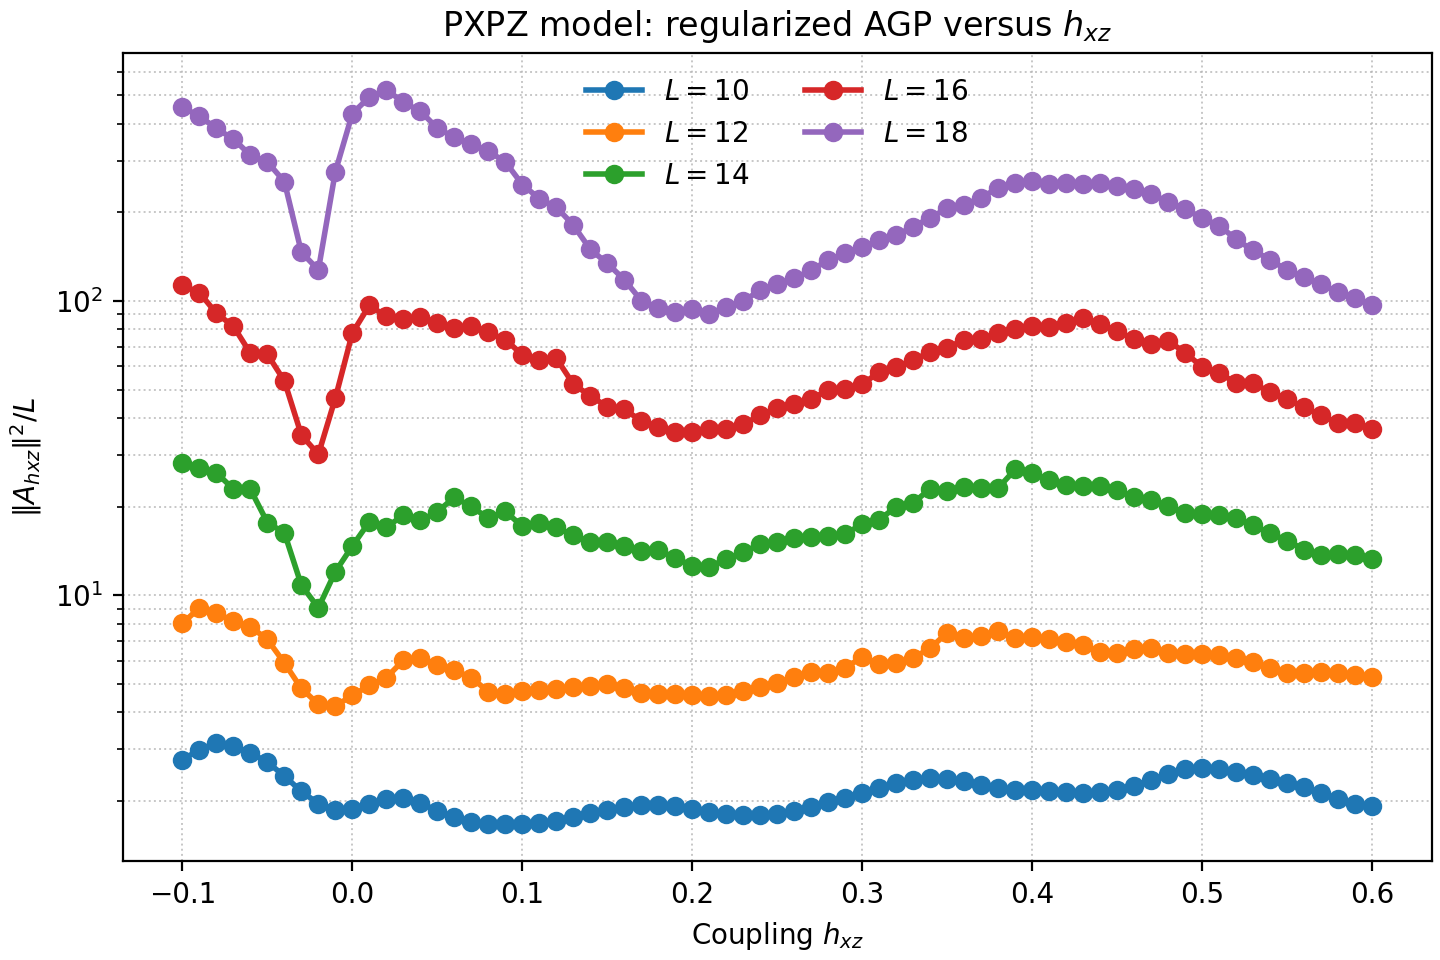

The script that saved this image:
"""Compute and plot AGP norm for the PXPZ model.

The script uses the PXP_infra infrastructure for exact diagonalization of the
PXPZ Hamiltonian and computes the regularized AGP norm with respect to hxz.
It can plot either AGP versus hxz for several fixed system sizes L, or the
previous system-size scaling curve at fixed hxz.

size sweep: python pxp_agp_scaling.py --mode size --l-values 10 12 --hxz-fixed 0.0
hxz series: python pxp_agp_scaling.py --mode hxz --l-values 10 12 --hxz-min 0.0 --hxz-max 0.1 --hxz-count 3
"""

from __future__ import annotations

import argparse
import sys
from pathlib import Path
from typing import Iterable

import matplotlib.pyplot as plt
import numpy as np
from quspin.operators import hamiltonian

# Add PXP_infra to path
sys.path.insert(0, str(Path(__file__).parent / "PXP_infra"))

from diag import GetBasis, GetHam
import os
import json
import hashlib


def regularized_agp_norm_pxp(
    h_base: np.ndarray,
    dh_dhxz: np.ndarray,
    mu: float,
) -> float:
    """Compute regularized AGP norm for hxz coupling.

    The AGP is computed as the norm of the response to changing hxz:
        ||A_hxz||^2 = (1/D) sum_{n != m} |<n|dH/dhxz|m>|^2 * w_nm^2 / (w_nm^2 + mu^2)^2

    Parameters:
        h_base: The Hamiltonian matrix (at hxz=0 or the base point)
        dh_dhxz: The operator representing dH/dhxz
        mu: Regularization cutoff parameter
    """

    # Diagonalize the base Hamiltonian
    evals, evecs = np.linalg.eigh(h_base)
    dh_eig = evecs.conj().T @ dh_dhxz @ evecs

    # Compute the weighted sum (regularized AGP formula)
    omega = evals[:, None] - evals[None, :]
    weight = (omega * omega) / (omega * omega + mu * mu) ** 2
    np.fill_diagonal(weight, 0.0)

    norm = np.sum(np.abs(dh_eig) ** 2 * weight) / h_base.shape[0]
    return float(np.real_if_close(norm))


def typical_susceptibility_pxp(
    h_base: np.ndarray,
    dh_dhxz: np.ndarray
) -> float:
    """Compute the typical susceptibility over eigenstates.

    chi_n = sum_{m != n} |<n|dH/dhxz|m>|^2 / (E_n - E_m)^2
    chi_typ = exp(average(log(chi_n)))
    """

    evals, evecs = np.linalg.eigh(h_base)
    dh_eig = evecs.conj().T @ dh_dhxz @ evecs

    omega = evals[:, None] - evals[None, :]
    with np.errstate(divide="ignore", invalid="ignore"):
        chi_matrix = np.abs(dh_eig) ** 2 / (omega * omega)
    np.fill_diagonal(chi_matrix, 0.0)

    chi_n = np.sum(chi_matrix, axis=1)
    chi_n = np.asarray(chi_n, dtype=float)
    chi_n = chi_n[np.isfinite(chi_n) & (chi_n > 0.0)]
    if chi_n.size == 0:
        return float("nan")

    return float(np.exp(np.mean(np.log(chi_n))))


def compute_pxp_agp_series(
    l_values: Iterable[int],
    hxz_values: Iterable[float],
    symmetry: tuple = (False, False),
    boundary: str = "OBC",
) -> dict[int, list[tuple[float, float]]]:
    """Compute AGP norm versus hxz for several fixed system sizes.

    The AGP is computed with respect to the hxz parameter. Since the ZX and XZ
    terms in the Hamiltonian are proportional to hxz, dH/dhxz is simply the sum
    of those two operators with unit coefficient.

    Returns a mapping L -> list[(hxz, ||A_hxz||^2 / L)].
    """

    results: dict[int, list[tuple[float, float]]] = {l: [] for l in l_values}

    for l in l_values:
        gen_dict = dict(N=l, hxz=0.0, sym=symmetry, model="PXPZ", bound=boundary)
        basis = GetBasis(gen_dict)
        basis_dim = basis.Ns

        # Construct dH/dhxz operator (the ZX and XZ terms with coefficient 1.0)
        isPBC = 1 if boundary == "PBC" else 0
        if isPBC:
            zx_list = [[1.0, i, (i + 2) % l] for i in range(l)]
            xz_list = [[1.0, (i - 2) % l, i] for i in range(l)]
        else:
            zx_list = [[1.0, i - 2, i] for i in range(2, l)]
            xz_list = [[1.0, i, i + 2] for i in range(l - 2)]

        dh_dhxz = hamiltonian(
            [["zx", zx_list], ["xz", xz_list]],
            [],
            basis=basis,
            dtype=np.float64,
            check_symm=False,
            check_pcon=False,
            check_herm=False,
        )
        dh_dhxz_dense = np.asarray(dh_dhxz.toarray(), dtype=np.float64)

        # Compute cutoff as in the paper: mu = L / D
        mu = l / basis_dim

        for hxz in hxz_values:
            gen_dict["hxz"] = hxz
            h_base = GetHam(gen_dict, basis)
            h_base_dense = np.asarray(h_base.toarray(), dtype=np.float64)

            # Compute regularized AGP norm at this hxz value.
            norm_sq = regularized_agp_norm_pxp(h_base_dense, dh_dhxz_dense, mu)
            norm_sq_per_l = norm_sq / l

            results[l].append((hxz, norm_sq_per_l))
            print(f"L={l:2d}, hxz={hxz: .5f}, D={basis_dim:6d}, ||A_hxz||^2/L={norm_sq_per_l:.6e}")

    return results


def compute_pxp_chi_typ_series(
    l_values: Iterable[int],
    hxz_values: Iterable[float],
    symmetry: tuple = (False, False),
    boundary: str = "OBC",
) -> dict[int, list[tuple[float, float]]]:
    """Compute typical susceptibility versus hxz for several fixed system sizes."""

    results: dict[int, list[tuple[float, float]]] = {l: [] for l in l_values}

    for l in l_values:
        gen_dict = dict(N=l, hxz=0.0, sym=symmetry, model="PXPZ", bound=boundary)
        basis = GetBasis(gen_dict)
        basis_dim = basis.Ns

        isPBC = 1 if boundary == "PBC" else 0
        if isPBC:
            zx_list = [[1.0, i, (i + 2) % l] for i in range(l)]
            xz_list = [[1.0, (i - 2) % l, i] for i in range(l)]
        else:
            zx_list = [[1.0, i - 2, i] for i in range(2, l)]
            xz_list = [[1.0, i, i + 2] for i in range(l - 2)]

        dh_dhxz = hamiltonian(
            [["zx", zx_list], ["xz", xz_list]],
            [],
            basis=basis,
            dtype=np.float64,
            check_symm=False,
            check_pcon=False,
            check_herm=False,
        )
        dh_dhxz_dense = np.asarray(dh_dhxz.toarray(), dtype=np.float64)

        for hxz in hxz_values:
            gen_dict["hxz"] = hxz
            h_base = GetHam(gen_dict, basis)
            h_base_dense = np.asarray(h_base.toarray(), dtype=np.float64)

            chi_typ = typical_susceptibility_pxp(h_base_dense, dh_dhxz_dense)
            chi_typ_per_l = chi_typ / l
            results[l].append((hxz, chi_typ_per_l))
            print(f"L={l:2d}, hxz={hxz: .5f}, D={basis_dim:6d}, chi_typ/L={chi_typ_per_l:.6e}")

    return results


def compute_pxp_agp_size_series(
    l_values: Iterable[int],
    hxz: float = 0.0,
    symmetry: tuple = (False, False),
    boundary: str = "OBC",
) -> list[tuple[int, float, int]]:
    """Compute AGP norm versus system size at a fixed hxz value.

    Returns list of (L, ||A_hxz||^2 / L, basis_dim) tuples.
    """

    results: list[tuple[int, float, int]] = []

    for l in l_values:
        gen_dict = dict(N=l, hxz=hxz, sym=symmetry, model="PXPZ", bound=boundary)
        basis = GetBasis(gen_dict)
        basis_dim = basis.Ns

        isPBC = 1 if boundary == "PBC" else 0
        if isPBC:
            zx_list = [[1.0, i, (i + 2) % l] for i in range(l)]
            xz_list = [[1.0, (i - 2) % l, i] for i in range(l)]
        else:
            zx_list = [[1.0, i - 2, i] for i in range(2, l)]
            xz_list = [[1.0, i, i + 2] for i in range(l - 2)]

        dh_dhxz = hamiltonian(
            [["zx", zx_list], ["xz", xz_list]],
            [],
            basis=basis,
            dtype=np.float64,
            check_symm=False,
            check_pcon=False,
            check_herm=False,
        )
        dh_dhxz_dense = np.asarray(dh_dhxz.toarray(), dtype=np.float64)

        h_base = GetHam(gen_dict, basis)
        h_base_dense = np.asarray(h_base.toarray(), dtype=np.float64)

        mu = l / basis_dim
        norm_sq = regularized_agp_norm_pxp(h_base_dense, dh_dhxz_dense, mu)
        norm_sq_per_l = norm_sq / l

        results.append((l, norm_sq_per_l, basis_dim))
        print(f"L={l:2d}, hxz={hxz: .5f}, D={basis_dim:6d}, ||A_hxz||^2/L={norm_sq_per_l:.6e}")

    return results


def _make_cache_path(mode: str, params: dict) -> Path:
    cache_dir = Path("res")
    cache_dir.mkdir(exist_ok=True)
    # create deterministic json and hash it for filename
    j = json.dumps(params, sort_keys=True)
    h = hashlib.sha1(j.encode()).hexdigest()[:16]
    return cache_dir / f"pxp_agp_{mode}_{h}.npz"


def save_hxz_results(results: dict[int, list[tuple[float, float]]], cache_path: Path) -> None:
    # convert to arrays per L
    npz_dict = {}
    for l, points in results.items():
        hxz = np.array([p[0] for p in points], dtype=float)
        vals = np.array([p[1] for p in points], dtype=float)
        npz_dict[f"L_{l}_hxz"] = hxz
        npz_dict[f"L_{l}_vals"] = vals
    np.savez_compressed(cache_path, **npz_dict)


def load_hxz_results(cache_path: Path) -> dict[int, list[tuple[float, float]]]:
    arr = np.load(cache_path)
    results = {}
    # keys are L_{l}_hxz and L_{l}_vals
    keys = list(arr.keys())
    ls = sorted(set(k.split("_")[1] for k in keys))
    for l in ls:
        hxz = arr[f"L_{l}_hxz"]
        vals = arr[f"L_{l}_vals"]
        results[int(l)] = list(zip(hxz.tolist(), vals.tolist()))
    return results


def save_chi_typ_results(results: dict[int, list[tuple[float, float]]], cache_path: Path) -> None:
    npz_dict = {}
    for l, points in results.items():
        hxz = np.array([p[0] for p in points], dtype=float)
        vals = np.array([p[1] for p in points], dtype=float)
        npz_dict[f"L_{l}_hxz"] = hxz
        npz_dict[f"L_{l}_vals"] = vals
    np.savez_compressed(cache_path, **npz_dict)


def load_chi_typ_results(cache_path: Path) -> dict[int, list[tuple[float, float]]]:
    arr = np.load(cache_path)
    results = {}
    keys = list(arr.keys())
    ls = sorted(set(k.split("_")[1] for k in keys))
    for l in ls:
        hxz = arr[f"L_{l}_hxz"]
        vals = arr[f"L_{l}_vals"]
        results[int(l)] = list(zip(hxz.tolist(), vals.tolist()))
    return results


def save_size_results(results: list[tuple[int, float, int]], cache_path: Path) -> None:
    L = np.array([r[0] for r in results], dtype=int)
    vals = np.array([r[1] for r in results], dtype=float)
    dims = np.array([r[2] for r in results], dtype=int)
    np.savez_compressed(cache_path, L=L, vals=vals, dims=dims)


def load_size_results(cache_path: Path) -> list[tuple[int, float, int]]:
    arr = np.load(cache_path)
    L = arr["L"]
    vals = arr["vals"]
    dims = arr["dims"]
    return [(int(L[i]), float(vals[i]), int(dims[i])) for i in range(len(L))]


def plot_pxp_agp_series(results: dict[int, list[tuple[float, float]]], output_path: Path) -> None:
    """Plot AGP versus hxz for several fixed system sizes."""

    fig, ax = plt.subplots(figsize=(7.2, 4.8), constrained_layout=True)

    for l, points in results.items():
        hxz_values = np.array([p[0] for p in points], dtype=float)
        agp_values = np.array([p[1] for p in points], dtype=float)
        ax.semilogy(hxz_values, agp_values, marker="o", linewidth=2.0, markersize=6, label=fr"$L={l}$")

    ax.set_xlabel(r"Coupling $h_{xz}$")
    ax.set_ylabel(r"$\|A_{hxz}\|^2 / L$")
    ax.set_title("PXPZ model: regularized AGP versus $h_{xz}$")
    ax.grid(True, which="both", linestyle=":", linewidth=0.7, alpha=0.7)
    ax.legend(frameon=False, ncol=2)

    fig.savefig(output_path, dpi=200)
    print(f"Saved plot to {output_path}")


def plot_pxp_chi_typ_series(results: dict[int, list[tuple[float, float]]], output_path: Path) -> None:
    """Plot typical susceptibility versus hxz for several fixed system sizes."""

    fig, ax = plt.subplots(figsize=(7.2, 4.8), constrained_layout=True)

    for l, points in results.items():
        hxz_values = np.array([p[0] for p in points], dtype=float)
        chi_values = np.array([p[1] for p in points], dtype=float)
        ax.semilogy(hxz_values, chi_values, marker="o", linewidth=2.0, markersize=6, label=fr"$L={l}$")

    ax.set_xlabel(r"Coupling $h_{xz}$")
    ax.set_ylabel(r"$\chi_{\mathrm{typ}}$")
    ax.set_title("PXPZ model: typical susceptibility versus $h_{xz}$")
    ax.grid(True, which="both", linestyle=":", linewidth=0.7, alpha=0.7)
    ax.legend(frameon=False, ncol=2)

    fig.savefig(output_path, dpi=200)
    print(f"Saved plot to {output_path}")


def plot_pxp_agp_normalized_log_series(results: dict[int, list[tuple[float, float]]], output_path: Path) -> None:
    """Plot slope and intercept of log(AGP/L) vs L at each hxz.
    
    For each hxz value, fit log(AGP/L) = slope * L + intercept across all system sizes,
    then plot slope and intercept as functions of hxz.
    """
    
    # Reorganize results by hxz point
    hxz_to_data = {}
    for l, points in results.items():
        for hxz, agp_val in points:
            if hxz not in hxz_to_data:
                hxz_to_data[hxz] = []
            hxz_to_data[hxz].append((l, agp_val))
    
    slopes = []
    intercepts = []
    hxz_values = sorted(hxz_to_data.keys())
    
    # For each hxz, fit log(AGP/L) vs L
    for hxz in hxz_values:
        l_vals = np.array([x[0] for x in hxz_to_data[hxz]], dtype=float)
        agp_vals = np.array([x[1] for x in hxz_to_data[hxz]], dtype=float)
        log_agp_vals = np.log(agp_vals)
        
        # Fit: log(AGP/L) = slope * L + intercept
        slope, intercept = np.polyfit(l_vals, log_agp_vals, 1)
        slopes.append(slope)
        intercepts.append(intercept)
    
    hxz_array = np.array(hxz_values, dtype=float)
    slopes = np.array(slopes, dtype=float)
    intercepts = np.array(intercepts, dtype=float)
    
    # Create figure with two subplots
    fig, (ax1, ax2) = plt.subplots(1, 2, figsize=(14.4, 4.8), constrained_layout=True)
    
    # Plot slope vs hxz
    ax1.plot(hxz_array, slopes, marker="o", linewidth=2.0, markersize=6, color="C0")
    ax1.axhline(np.log((np.sqrt(5)+1)/2), color="gray", linestyle="--", linewidth=1.0, alpha=0.7)
    ax1.set_xlabel(r"Coupling $h_{xz}$")
    ax1.set_ylabel(r"Slope of $\log(\|A_{hxz}\|^2 / L)$ vs $L$")
    ax1.set_title("Slope of log(AGP/L) vs system size")
    ax1.grid(True, linestyle=":", linewidth=0.7, alpha=0.7)
    
    # Plot intercept vs hxz
    ax2.plot(hxz_array, intercepts, marker="s", linewidth=2.0, markersize=6, color="C1")
    ax2.set_xlabel(r"Coupling $h_{xz}$")
    ax2.set_ylabel(r"Intercept of $\log(\|A_{hxz}\|^2 / L)$ vs $L$")
    ax2.set_title("Intercept of log(AGP/L) vs system size")
    ax2.grid(True, linestyle=":", linewidth=0.7, alpha=0.7)
    
    fig.savefig(output_path, dpi=200)
    print(f"Saved plot to {output_path}")
    
    # Print summary
    print("\nSlope and intercept summary:")
    for i, hxz in enumerate(hxz_array):
        print(f"hxz={hxz:.5f}: slope={slopes[i]:.6e}, intercept={intercepts[i]:.6f}")


def plot_pxp_agp_size_series(results: list[tuple[int, float, int]], output_path: Path) -> None:
    """Plot AGP versus system size at fixed hxz."""

    fig, ax = plt.subplots(figsize=(7.2, 4.8), constrained_layout=True)

    lengths = np.array([r[0] for r in results], dtype=float)
    values = np.array([r[1] for r in results], dtype=float)

    ax.semilogy(lengths, values, marker="o", linewidth=2.0, markersize=8, label=r"$\|A_{h_{xz}}\|^2/L$")

    if len(results) >= 3:
        tail_lengths = lengths[-3:]
        tail_log_values = np.log(values[-3:])
        slope, intercept = np.polyfit(tail_lengths, tail_log_values, 1)
        fit_values = np.exp(intercept + slope * lengths)
        ax.semilogy(lengths, fit_values, linestyle="--", linewidth=1.2, alpha=0.7, label="Exponential fit")
        print(f"Exponential slope (last 3 points): {slope:.4f}")

    ax.set_xlabel(r"System size $L$")
    ax.set_ylabel(r"$\|A_{h_{xz}}\|^2 / L$")
    ax.set_title("PXPZ model: regularized AGP scaling with system size")
    ax.grid(True, which="both", linestyle=":", linewidth=0.7, alpha=0.7)
    ax.legend(frameon=False)

    fig.savefig(output_path, dpi=200)
    print(f"Saved plot to {output_path}")


def parse_args() -> argparse.Namespace:
    parser = argparse.ArgumentParser(description=__doc__)
    parser.add_argument(
        "--mode",
        choices=["hxz", "size"],
        default="hxz",
        help="Plot AGP versus hxz at fixed L values or AGP versus L at fixed hxz.",
    )
    parser.add_argument(
        "--l-values",
        type=int,
        nargs="+",
        default=[10, 12, 14, 16],
        help="System sizes to use.",
    )
    parser.add_argument(
        "--hxz-fixed",
        type=float,
        default=0.0,
        help="Fixed hxz value for size-scaling mode.",
    )
    parser.add_argument(
        "--hxz-min",
        type=float,
        default=0.0,
        help="Minimum hxz value in the sweep.",
    )
    parser.add_argument(
        "--hxz-max",
        type=float,
        default=0.25,
        help="Maximum hxz value in the sweep.",
    )
    parser.add_argument(
        "--hxz-count",
        type=int,
        default=9,
        help="Number of hxz points in the sweep.",
    )
    parser.add_argument(
        "--l-min",
        type=int,
        default=None,
        help=argparse.SUPPRESS,
    )
    parser.add_argument(
        "--l-max",
        type=int,
        default=None,
        help=argparse.SUPPRESS,
    )
    parser.add_argument(
        "--boundary",
        choices=["OBC", "PBC"],
        default="OBC",
        help="Boundary conditions.",
    )
    parser.add_argument(
        "--force",
        action="store_true",
        help="Bypass cached results and recompute.",
    )
    parser.add_argument(
        "--output",
        type=Path,
        default=Path("pxp_agp_scaling.png"),
        help="Output image path.",
    )
    return parser.parse_args()


def main() -> None:
    args = parse_args()

    if args.l_min is not None or args.l_max is not None:
        if args.l_min is None or args.l_max is None:
            raise ValueError("Specify both --l-min and --l-max, or use --l-values.")
        l_values = list(range(args.l_min, args.l_max + 1, 2))
    else:
        l_values = list(args.l_values)
    if not l_values:
        raise ValueError("No system sizes selected.")

    if args.mode == "hxz":
        hxz_values = np.linspace(args.hxz_min, args.hxz_max, args.hxz_count)
        if len(hxz_values) == 0:
            raise ValueError("No hxz values selected.")

        print(f"Computing PXP AGP norm for L = {l_values}")
        print(f"Sweeping hxz over {hxz_values[0]:.5f} to {hxz_values[-1]:.5f} in {len(hxz_values)} steps")
        params = dict(l_values=list(l_values), hxz_min=float(hxz_values[0]), hxz_max=float(hxz_values[-1]), hxz_count=int(len(hxz_values)), boundary=args.boundary)
        cache_path = _make_cache_path("hxz", params)
        if (not args.force) and cache_path.exists():
            print(f"Loading cached hxz results from {cache_path}")
            results = load_hxz_results(cache_path)
        else:
            results = compute_pxp_agp_series(
                l_values,
                symmetry=(False, False),
                boundary=args.boundary,
                hxz_values=hxz_values,
            )
            save_hxz_results(results, cache_path)

        plot_pxp_agp_series(results, args.output)
        
        # Also produce log(AGP/L) vs hxz plot
        log_output = args.output.parent / f"{args.output.stem}_log{args.output.suffix}"
        plot_pxp_agp_normalized_log_series(results, log_output)

        chi_typ_params = dict(
            l_values=list(l_values),
            hxz_min=float(hxz_values[0]),
            hxz_max=float(hxz_values[-1]),
            hxz_count=int(len(hxz_values)),
            boundary=args.boundary,
        )
        chi_typ_cache_path = _make_cache_path("chi_typ", chi_typ_params)
        if (not args.force) and chi_typ_cache_path.exists():
            print(f"Loading cached chi_typ results from {chi_typ_cache_path}")
            chi_typ_results = load_chi_typ_results(chi_typ_cache_path)
        else:
            chi_typ_results = compute_pxp_chi_typ_series(
                l_values,
                symmetry=(False, False),
                boundary=args.boundary,
                hxz_values=hxz_values,
            )
            save_chi_typ_results(chi_typ_results, chi_typ_cache_path)

        chi_typ_output = args.output.parent / f"{args.output.stem}_chi_typ{args.output.suffix}"
        plot_pxp_chi_typ_series(chi_typ_results, chi_typ_output)
    else:
        print(f"Computing PXP AGP norm versus system size for hxz={args.hxz_fixed:.5f} and L = {l_values}")
        params = dict(l_values=list(l_values), hxz=float(args.hxz_fixed), boundary=args.boundary)
        cache_path = _make_cache_path("size", params)
        if (not args.force) and cache_path.exists():
            print(f"Loading cached size results from {cache_path}")
            results = load_size_results(cache_path)
        else:
            results = compute_pxp_agp_size_series(
                l_values,
                hxz=args.hxz_fixed,
                symmetry=(False, False),
                boundary=args.boundary,
            )
            save_size_results(results, cache_path)

        plot_pxp_agp_size_series(results, args.output)


if __name__ == "__main__":
    main()
